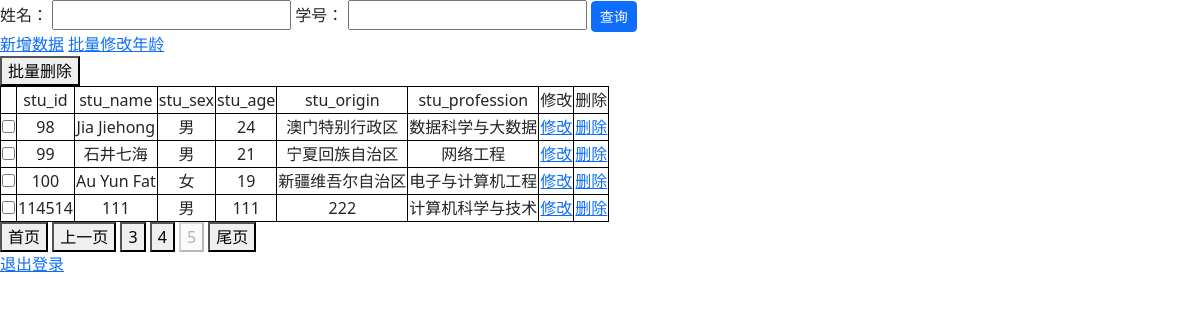
Screenshot of /?page=5 (signed in) with the database file from the repository.
### tables this page shows
CREATE TABLE student_info(
stu_id int primary key not null,
stu_name varchar(50) not null,
stu_sex char(2) not null,
stu_age int not null,
stu_origin varchar(50) not null,
stu_profession varchar(50) not null
);

### app.py (the view)
@app.route("/", methods=["GET"])
def index():
    if not checkLogin():
        return redirect(url_for("login"))
    page = request.args.get("page", 1, type=int)
    ids = []
    values = []
    if "id" in request.args:
        ids.append("stu_id")
        stu_id = request.args.get("id", type=int)
        if stu_id != "" or stu_id is not None:
            values.append(stu_id)
    if "name" in request.args:
        ids.append("stu_name")
        stu_name = request.args.get("name", type=str)
        if stu_name != "" or stu_name is not None:
            values.append(stu_name.strip())
    if len(ids) != 0:
        desp, result = db.query2("student_info", ids, values)
    else:
        desp, result = db.selectAll("student_info")
    if len(result) == 0:
        flash("查询结果为空，请检查查询条件", "error")
    results, pagination = paging(result, page, per_page=20)
    return render_template(
        "show.html", results=results, desp=desp, pagination=pagination, page=page
    )

### app.py (called while the page is built)
def checkLogin():
    return True if "username" in session else False

### db/sql_conn.py (called while the page is built)
def close(conn):
    conn.close()

    def open(self):
        conn = sqlite3.connect(self.database)
        return conn

    def selectAll(self, table):
        conn = self.open()
        cur = conn.cursor()
        sql = "select * from %s" % table
        print(sql)
        cur.execute(sql)
        description = []
        for d in cur.description:
            description.append(d[0])
        result = cur.fetchall()
        cur.close()
        close(conn)
        return description, result

### hand_utils/util.py (called while the page is built)
def paging(result, page, per_page):
    pagination = len(result) // per_page
    if len(result) % per_page > 0:
        pagination += 1
    start = (page - 1) * per_page
    end = start + per_page
    results = result[start:end]
    return results, pagination

### templates/show.html (shortened to what this page needs)
<!DOCTYPE html>
<html lang="en">
<head>
    <link href="/static/bootstrap/css/bootstrap.min.css" rel="stylesheet">
    <link href="/static/css/pop-up.css" rel="stylesheet">
    <link href="/static/css/show.css" rel="stylesheet">
</head>
<body>
<div id="container">
    <form id="queryForm">
        <label for="name">姓名：</label>
        <input type="text" name="name" id="name"/>
        <label for="id">学号：</label>
        <input type="text" name="id" id="id"/>
        <input type="button" value="查询" class="btn btn-primary btn-sm" onclick="checkBeforeQuery()"/>
    </form>
    <a href="/add">新增数据</a>
    <a href="/updateAge">批量修改年龄</a>
    <br>
    <form id="deleteForm">
        <button type="button" onclick="deleteForm()">批量删除</button>
        <table>
            <tr>
                <td></td>
                {% for d in desp %}
                <td>{{ d }}</td>
                {% endfor %}
                <td>修改</td>
                <td>删除</td>
            </tr>
            {% for item in results %}
            <tr>
                <td>
                    <input type="checkbox" , name="ids" , value="{{ item[0] }}">
                </td>
                {% for v in item %}
                <td>{{ v }}</td>
                {% endfor %}
                <td><a href="/update?id={{ item[0] }}">修改</a></td>
                <td><a href="/delete/{{ item[0] }}">删除</a></td>
            </tr>
            {% endfor %}
        </table>
    </form>
    <div>
        <button onclick="window.location.href='{{ url_for('index', page=1) }}'">首页</button>
        {% if page > 1 %}
        <button onclick="window.location.href='{{ url_for('index', page=page-1) }}'">上一页</button>
        {% endif %}
        {% for i in range(page-2, page+3) %}
        {% if i > 0 and i <= pagination %} {% if i !=page %}
        <button
                onclick="window.location.href='{{ url_for('index', page=i) }}'">{{ i }}
        </button>
        {% else %}
        <button disabled>{{ i }}</button>
        {% endif %}
        {% endif %}
        {% endfor %}
        <button onclick="window.location.href='{{ url_for('index', page=pagination) }}'">尾页</button>
    </div>
    <a href="/reset">退出登录</a>
</div>
</body>
</html>

### static/css/show.css (style rules this page uses)
table, tr, td { border: 1px solid black; text-align: center; }

### rows the page displays
student_info: item "98" "男" "24", stu_name "Jia Jiehong", stu_origin "澳门特别行政区", stu_profession "数据科学与大数据"
student_info: item "99" "男" "21", stu_name "石井七海", stu_origin "宁夏回族自治区", stu_profession "网络工程"
student_info: item "100" "女" "19", stu_name "Au Yun Fat", stu_origin "新疆维吾尔自治区", stu_profession "电子与计算机工程"
student_info: stu_id "114514", stu_name "111", item "男" "111", stu_origin "222", stu_profession "计算机科学与技术"

### other values shown
{{ d }} "stu_id" "stu_name" "stu_sex" "stu_age" "stu_origin" "stu_profession"
{{ i }} "3" "4"
{{ i }} "5"
